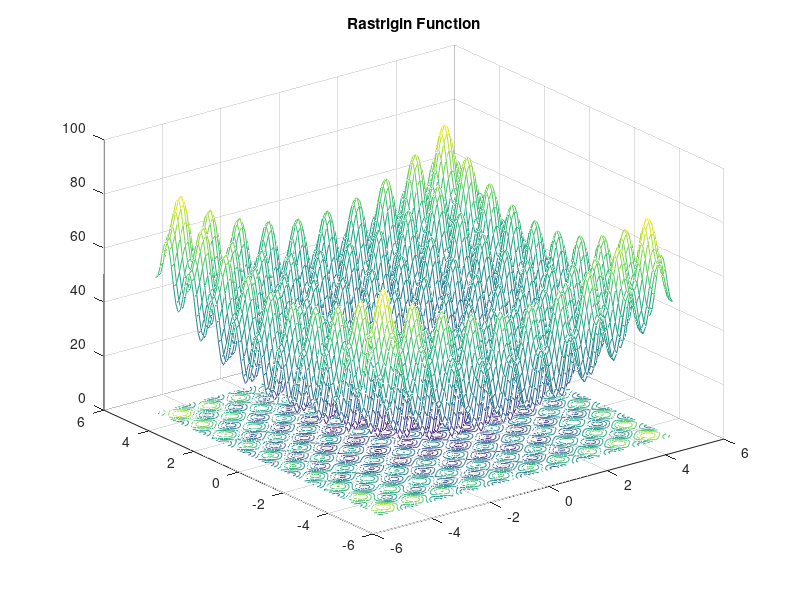
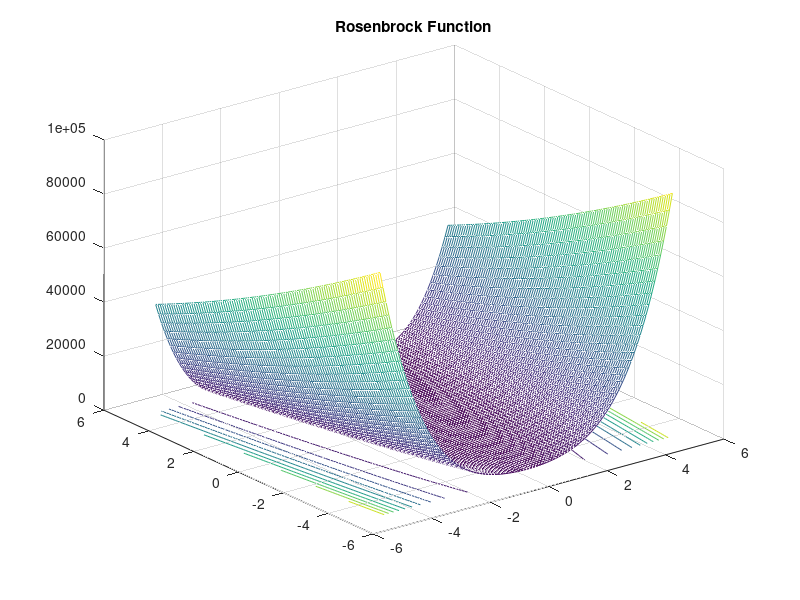
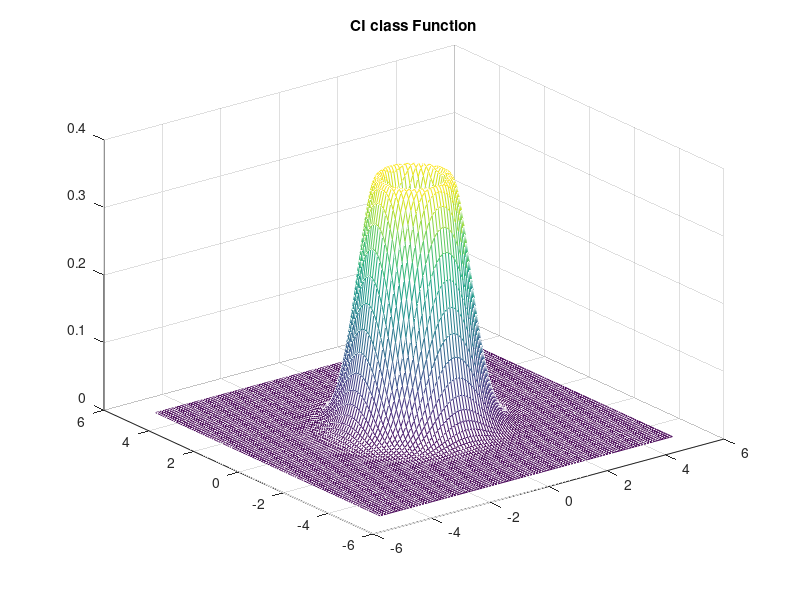
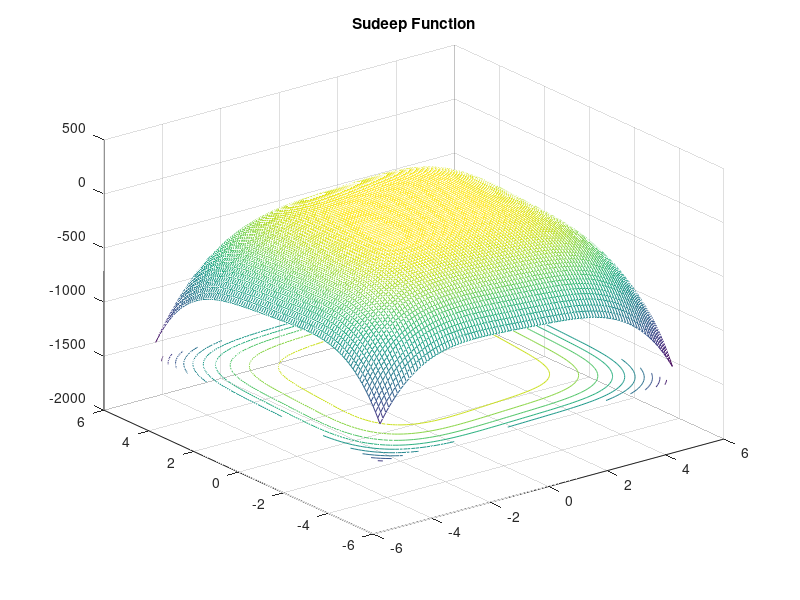

The MATLAB source for these figures, in order:
close all;
clear all;

[X,Y]= meshgrid(-5:.1:5);
Z=20 + X.^2 + Y.^2 -10*(cos(2*pi*X) + cos(2*pi*Y));
figure;
meshc(X,Y,Z);
title('Rastrigin Function');

Z=(1-X).^2 +100*(Y-X.^2).^2;
figure;
meshc(X,Y,Z);
title('Rosenbrock Function');

Z=(X.^2 + Y.^2).*exp(-(X.^2 + Y.^2));
%Z(50,50)=1;
figure;
meshc(X,Y,Z);
title('CI class Function');

Z= -X.^4 - Y.^4 + 4.*X.*Y;
figure;
meshc(X,Y,Z);
title('Sudeep Function');

Z = X.^2 + Y - 11 + (X+ (Y.^2)-7).^2
figure;
meshc(X,Y,Z);
title('Rachit Function');

Z = abs(X-Y-5);
figure;
meshc(X,Y,Z);
title('Pallav Function');

Z = X.^2 + Y.^2 - X.*Y;
figure;
meshc(X,Y,Z);
title('Mayank Function');
